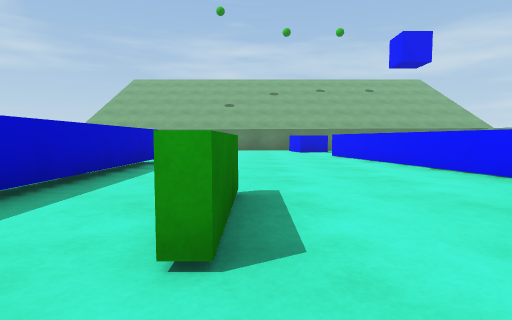
[1] (above)

18 first-person views from a walk through a Unity game level. The camera is 0.57 m above the floor, tilts 4° down and sees 80° across. The floor is counted in squares, 1 m on a side. Each view is taken from the middle of a square. On the plan, view 1 faces up. The plan holds only what a view shows up to about 9 squares ahead; the rest is blank. The place goes on beyond the plan. The player character is not drawn.

[2]
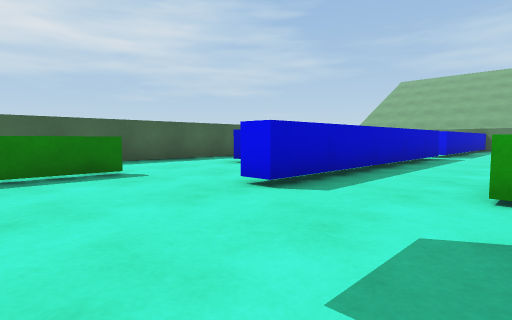

[3]
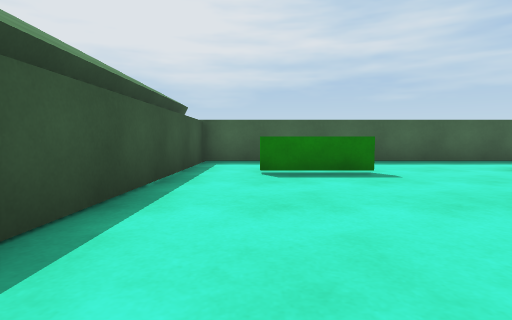

[4]
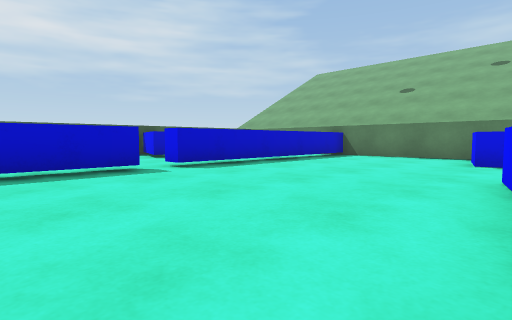

[5]
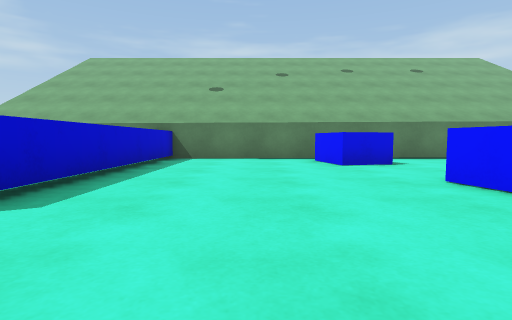

[6]
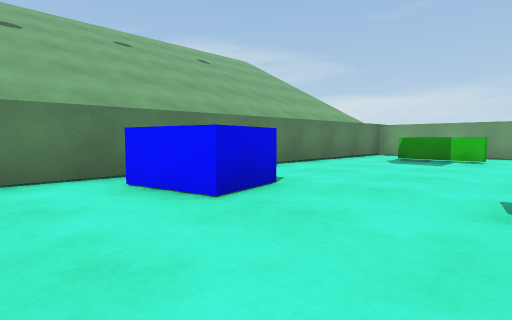

[7]
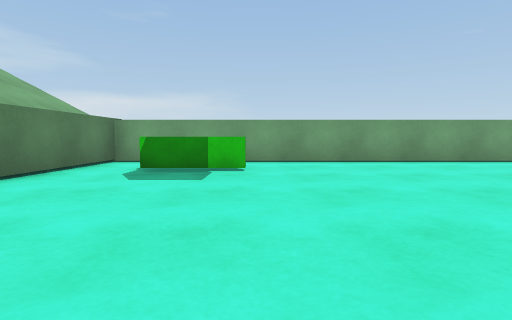

[8]
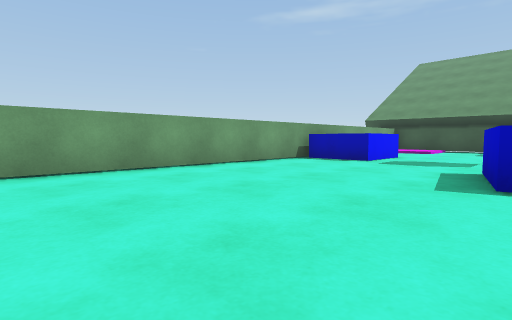

[9]
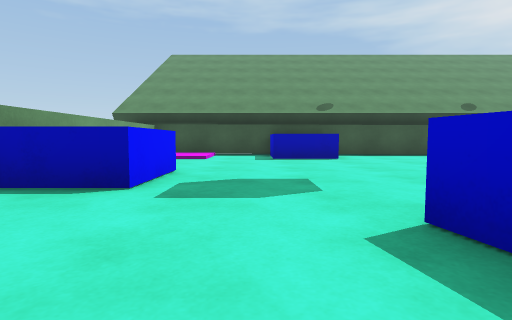

[10]
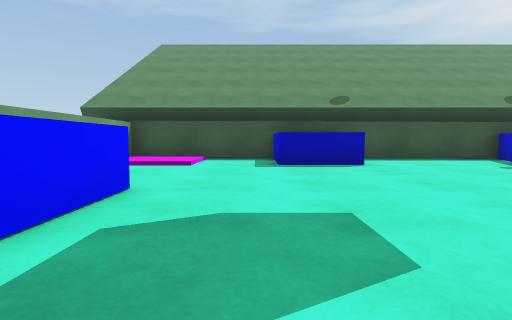

[11]
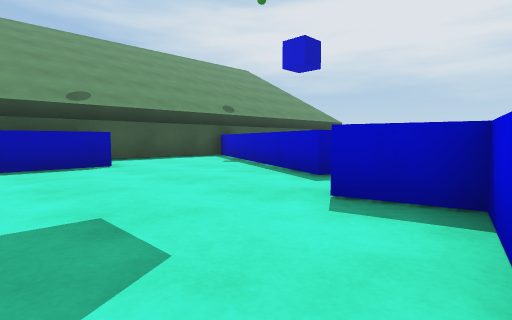

[12]
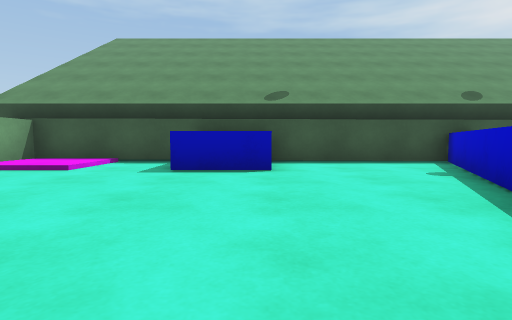

[13]
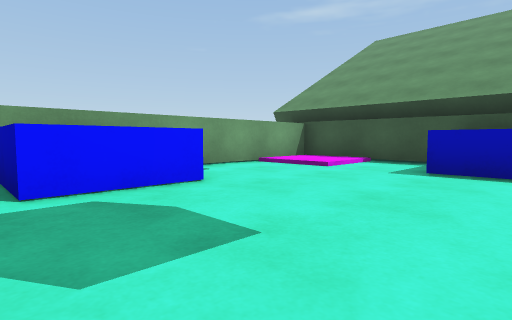

[14]
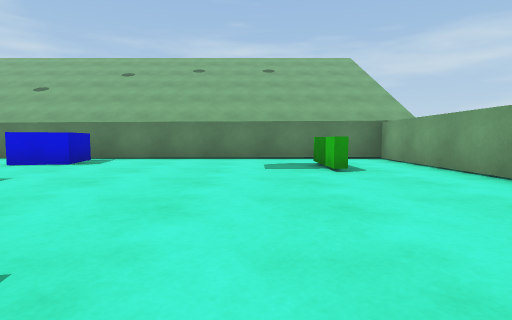

[15]
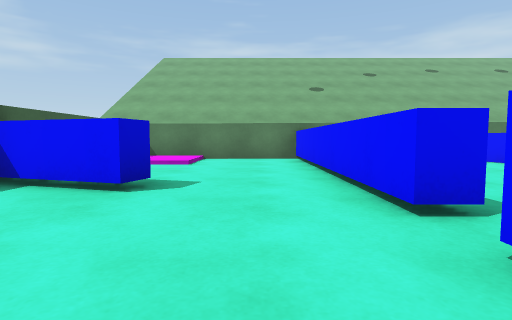

[16]
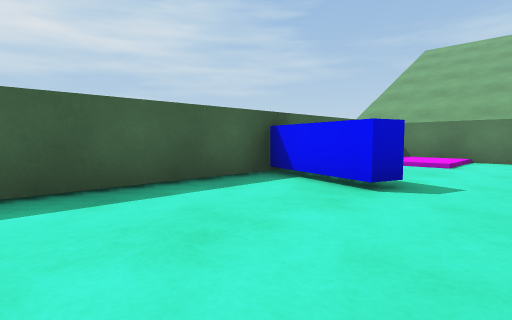

[17]
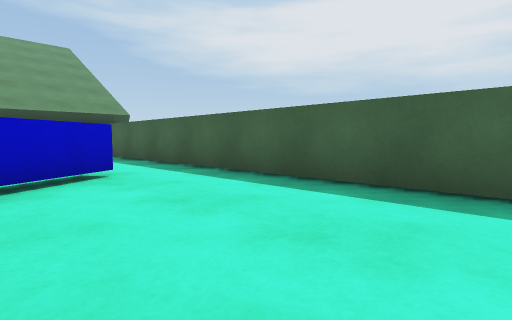

[18]
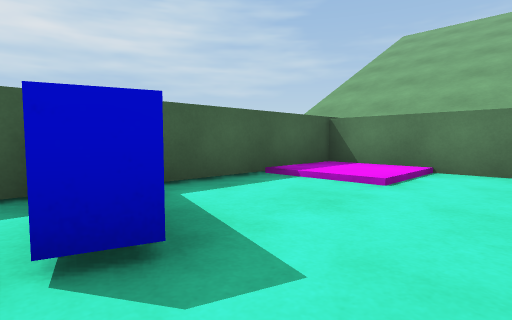

### Floor plan
Key: @ floor where view 1 was taken; # wall or solid block; . main floor; : floor 0.1 m higher than the main floor; = window, fence, low wall or low ledge; ^ raised ledge; B blue block.
Columns run from 8 left of view 1 to 11 right of it. Each row starts with its distance up from view 1.
 15 ####################
 14 #::..^....B........#
 13 #::..^....BB.......#
 12 #....^...........#.#
 11 #....^...........#.#
 10 #^^=.^.....^.......#
  9 #.##.^.....^.......#
  8 #..........^ ......#
  7 #....^.....^ B.....#
  6 #....^......BB.....#
  5 #....^......BBB....#
  4 #...^^......^......#
  3 #..^.^..#.. #....BB#
  2 #....^..#..^.....BB#
  1 #....^....^........#
  0 #.......@.^........#
 -1 #..#.....^.........#
 -2 #........^...BB..::#
 -3 #.......^#...BB..::#
 -4 ####################

Positions as (right, up) in squares from view 1, and headings:
1: (0, 0), facing up
2: (0, -2), facing up-left
3: (0, -2), facing left
4: (3, 5), facing up-left
5: (0, 6), facing up
6: (0, 10), facing up-right
7: (3, 11), facing right
8: (5, 11), facing down-right
9: (7, 7), facing down
10: (7, 5), facing down
11: (7, 5), facing down-left
12: (5, 4), facing down
13: (5, 4), facing down-right
14: (7, 6), facing up
15: (-4, 6), facing up
16: (-4, 6), facing up-left
17: (-4, 8), facing down-left
18: (-4, 9), facing up-left
